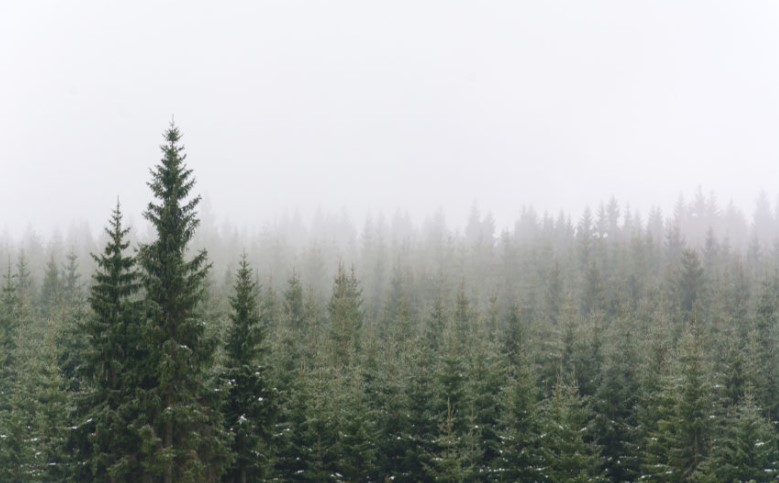
#> input picture myproject/2021-05/14-Day41/b.jpg, 779 x 483 px
$ python 001-opencv.py
#> lines starting #> are read from the running program, lines starting #| are printed output that depends on the picture; after the words box and inside, x2 and y2 are one past the last pixel; in counts of white or black regions, pixels touching at a corner belong together
import cv2

big_img = cv2.imread('b.jpg')
#> big_img is the input picture: shape (483, 779, 3); mean B, G, R 164.3, 168, 164.4
small_img = cv2.imread('s.jpg')
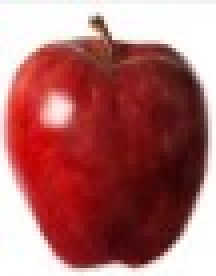
#> input picture myproject/2021-05/14-Day41/s.jpg, 54 x 69 px (shown 4 times larger)
#> small_img is the input picture: shape (69, 54, 3); mean B, G, R 107.9, 108.5, 174.3

big_h, big_w, big_rgb = big_img.shape
#> big_h = 483; big_w = 779; big_rgb = 3
small_h, small_w, small_rgb = small_img.shape
#> small_h = 69; small_w = 54; small_rgb = 3

y, x = 200, 200
y_judgment, x_judgment = 1, 1
shift = 10
while True:
    img = big_img.copy()
    img[y:y+small_h, x:x+small_w] = small_img
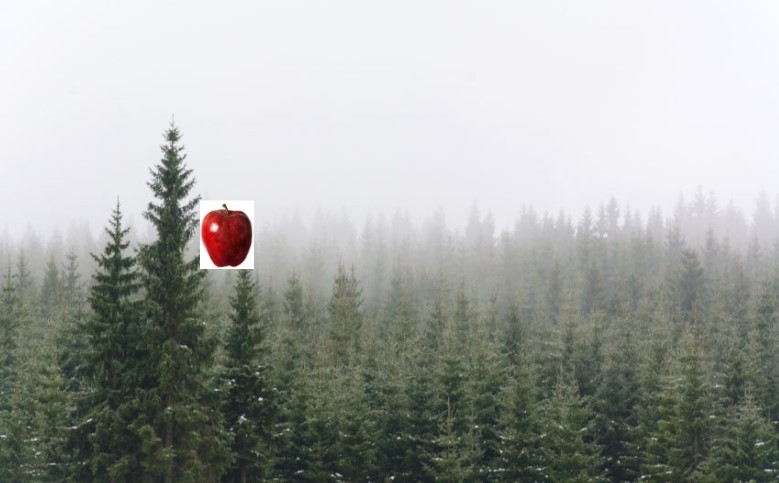
#> img: shape (483, 779, 3); 0.99% of pixels changed, all inside (x1, y1, x2, y2) = (200, 200, 254, 269)

    cv2.imshow('image', img)
    k = cv2.waitKey(10)
#> (key Esc is pressed here)
    if k > 0:
        cv2.destroyAllWindows()
        break

    if y <= shift:
        y_judgment = 1
    if y+small_h+shift >= big_h:
        y_judgment = -1
    if x <= shift:
        x_judgment = 1
    if x+small_w+shift >= big_w:
        x_judgment = -1

    x += shift*x_judgment
    y += shift*y_judgment
